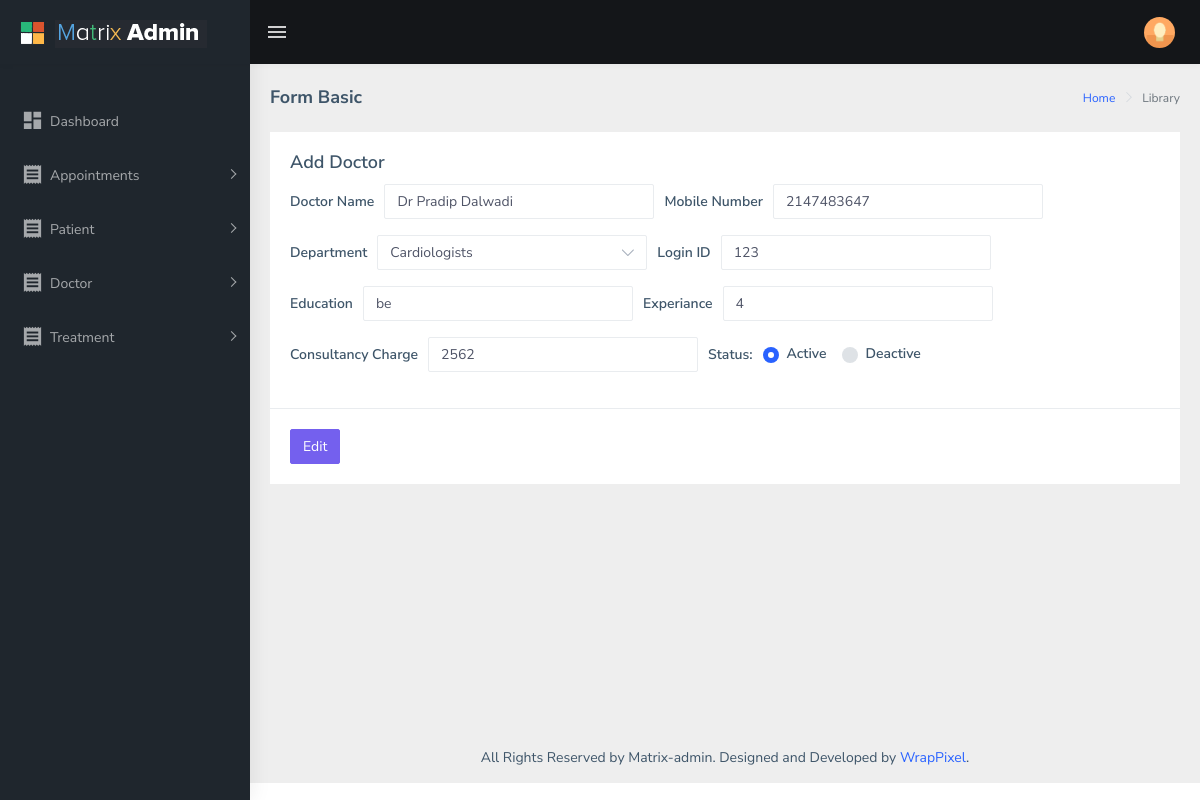
The app's page /HMS/HMS/doctor/doctor_update.php?id=6 with its own data.
### tables this page shows
CREATE TABLE `doctor` (
  `doctor_id` int(10) NOT NULL,
  `doctor_name` varchar(255) NOT NULL,
  `doctor_mobile_number` int(255) NOT NULL,
  `doctor_department` varchar(255) NOT NULL,
  `doctor_loginid` int(10) NOT NULL,
  `doctor_password` varchar(255) NOT NULL,
  `doctor_education` varchar(255) NOT NULL,
  `doctor_experiance` varchar(255) NOT NULL,
  `doctor_consultancy_charge` varchar(255) NOT NULL,
  `doctor_status` varchar(255) NOT NULL,
  `doctor_degree_certificate` varchar(255) NOT NULL
);

### HMS/HMS/doctor/doctor_update.php (the view, shortened to what this page needs)
<?php
include'config.php';
$id=$_REQUEST['id'];
$query = "SELECT * from doctor where doctor_id='".$id."'";
$result = mysqli_query($conn, $query) or die ( mysqli_error());
$row = mysqli_fetch_assoc($result);
$query = "SELECT * from department";
$select_result = mysqli_query($conn, $query) or die ( mysqli_error());
?>
<!DOCTYPE html>
<html dir="ltr" lang="en">
<head>
   <?php include 'head.php'; ?>
</head>
<body>
    <div id="main-wrapper">
        <?php include 'header.php'; ?>
        <?php include 'sidebar.php'; ?>
        <div class="page-wrapper">
            <div class="page-breadcrumb">
                <div class="row">
                    <div class="col-12 d-flex no-block align-items-center">
                        <h4 class="page-title">Form Basic</h4>
                        <div class="ml-auto text-right">
                            <nav aria-label="breadcrumb">
                                <ol class="breadcrumb">
                                    <li class="breadcrumb-item"><a href="#">Home</a></li>
                                    <li class="breadcrumb-item active" aria-current="page">Library</li>
                                </ol>
                            </nav>
                        </div>
                    </div>
                </div>
            </div>
            <div class="container-fluid">
                <div class="row">
                    <div class="col-md-12">
                        <div class="card">
                            <form class="form-horizontal" method="post" enctype="multipart/form-data">
                                <div class="card-body">
                                    <h4 class="card-title">Add Doctor</h4>
                                    <div class="col-md-12">
                                        <div class="form-group row">
                                            <label for="doctor_name" class="control-label col-form-label">Doctor Name</label>
                                            <div class="col-sm-4">
                                                <input type="text" name="doctor_name" class="form-control" id="doctor_name"  value="<?php echo $row['doctor_name'];?>"  >
                                            </div>
                                             <label for="doctor_mobile_number" class="control-label col-form-label">Mobile Number</label>
                                            <div class="col-sm-4">
                                                <input type="text" name="doctor_mobile_number" class="form-control" id="doctor_mobile_number"  onkeypress="return isNumberKey(event)"  value="<?php echo $row['doctor_mobile_number'];?>" >
                                            </div>
                                        </div>
                                        <div class="form-group row">
                                            <label class=" control-label col-form-label">Department</label>
                                            <div class="col-md-4">
                                                <select name="doctor_department" class=" form-control custom-select">
                                                     <?php
                                                    while ($row1 = mysqli_fetch_assoc($select_result)) {
                                                        if($row1["dept_id"] == $row["doctor_department"]){
                                                            echo '<option value="'.$row1["dept_id"].'" selected="selected">'.$row1["dept_name"].'</option>';
                                                        }else{
                                                            echo '<option value="'.$row1["dept_id"].'">'.$row1["dept_name"].'</option>';
                                                        }
                                                    }
                                                    ?>
                                                </select>
                                            </div>
                                            <label for="doctor_loginid" class="control-label col-form-label">Login ID</label>
                                            <div class="col-sm-4">
                                                <input type="text" name="doctor_loginid" class="form-control" id="doctor_loginid" value="<?php echo $row['doctor_loginid'];?>" >
                                            </div>
                                        </div>
                                        <div class="form-group row">
                                            <label for="doctor_education" class="control-label col-form-label">Education</label>
                                            <div class="col-sm-4">
                                                <input type="text" name="doctor_education" class="form-control" id="doctor_education" value="<?php echo $row['doctor_education'];?>">
                                            </div>
                                            <label for="doctor_experiance" class="control-label col-form-label">Experiance</label>
                                            <div class="col-sm-4">
                                                <input type="text" name="doctor_experiance" class="form-control"  onkeypress="return isNumberKey(event)"  id="doctor_experiance" value="<?php echo $row['doctor_experiance'];?>">
                                            </div>
                                        </div>
                                        <div class="form-group row">
                                            <label for="doctor_consultancy_charge" class="control-label col-form-label">Consultancy Charge</label>
                                            <div class="col-sm-4">
                                                <input type="text" name="doctor_consultancy_charge" class="form-control"  onkeypress="return isNumberKey(event)"  id="doctor_consultancy_charge" value="<?php echo $row['doctor_consultancy_charge'];?>">
                                            </div>
                                            <label class="control-label col-form-label">Status:</label>
                                           <div class="col-md-2 radio_btn">
                                              <span class="custom-control custom-radio">
                                                <label class="custom-control-label" for="active">Active</label>
                                            </span>
                                             <span class="custom-control custom-radio female_btn">
                                                <label class="custom-control-label" for="deactive">Deactive</label>
                                            </span>
                                        </div>
                                    </div>
                                     </div>
                                </div>
                                <div class="border-top">
                                    <div class="card-body">
                                        <input type="submit" name="submit" class="btn btn-primary" value="Edit">
                                    </div>
                                </div>
                            </form>
                        </div>
                    </div>
                </div>
            </div>
            <footer class="footer text-center">
                All Rights Reserved by Matrix-admin. Designed and Developed by <a href="https://wrappixel.com">WrapPixel</a>.
            </footer>
        </div>
    </div>
</body>
</html>

### records on screen
doctor: doctor_name "Dr Pradip Dalwadi", doctor_mobile_number "2147483647", doctor_loginid "123", doctor_education "be", doctor_experiance "4", doctor_consultancy_charge "2562"

### other values on screen
form field doctor_department "Cardiologists"
